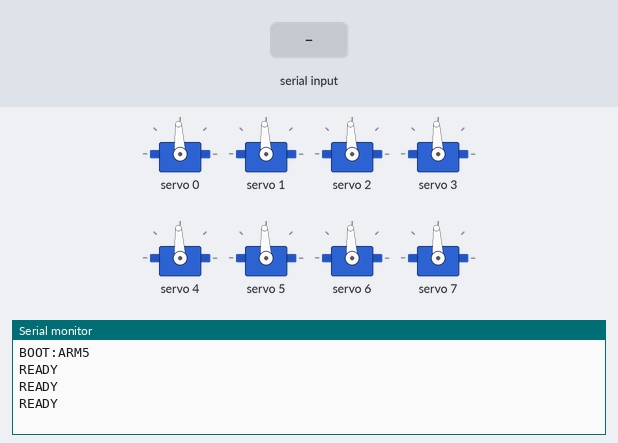
Simulated run of this sketch. Board: Arduino Uno, built with avr-gcc and run on an emulated ATmega328P. Parts: 8 × servo, the last lines printed to the serial monitor. The test bench sets the inputs (shaded band).

Above: at 2.9 s.
3.0 s: "HELLO,1\n" received over Serial
At 3.5 s:
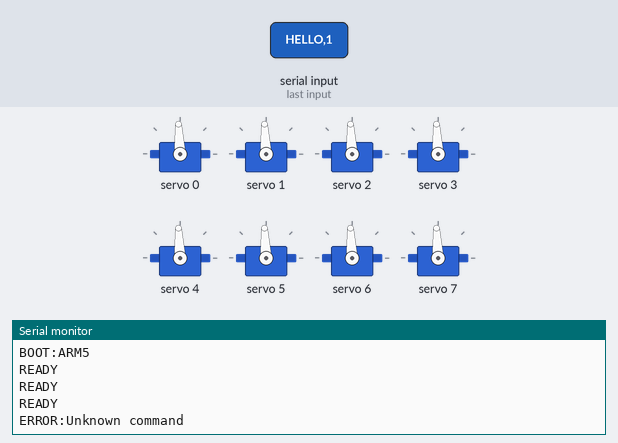
4.5 s: "M,1\n" received over Serial
At 4.66 s:
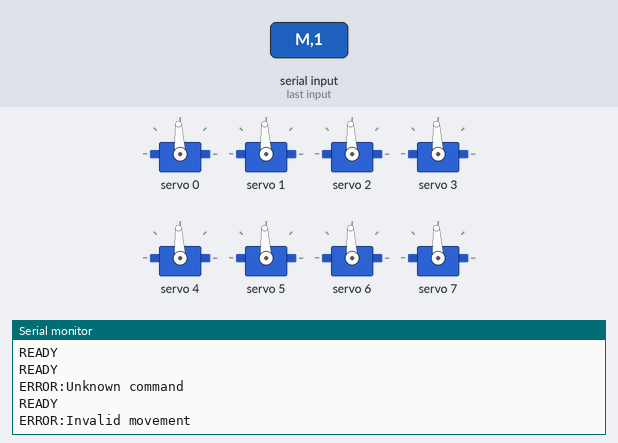
6.0 s: "STOP\n" received over Serial
At 6.6 s:
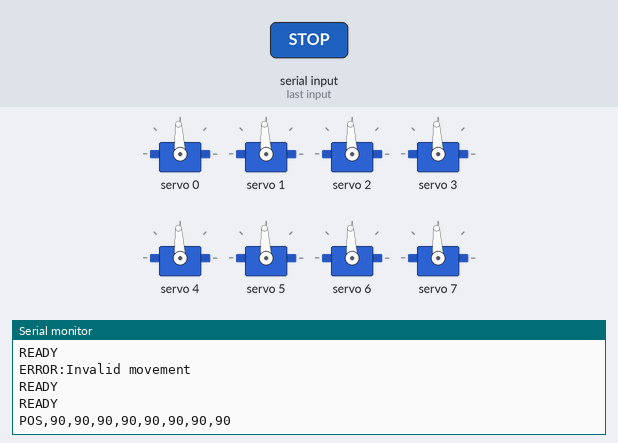

The sketch:

Robotics_arm_servo_withProcessor-Arduino.ino
```cpp
#include <Wire.h>
#include <Adafruit_PWMServoDriver.h>
#include <stdlib.h>
#include <string.h>

Adafruit_PWMServoDriver pwm(0x40);

const byte SERVO_COUNT = 8;
const int MIN_US = 500;
const int MAX_US = 2500;

float position[8];
float beginning[8];
int destination[8];

bool shieldOK = false;
bool moving = false;

long movementID = 0;
unsigned long startedAt = 0;
unsigned long durationMs = 2000;
unsigned long lastUpdate = 0;
unsigned long lastContact = 0;
unsigned long lastAnnouncement = 0;

char lineBuffer[150];
byte lineLength = 0;
bool overflow = false;

void writeServo(byte channel, float angle) {
  angle = constrain(angle, 0.0f, 180.0f);

  int pulse = MIN_US +
    (int)((MAX_US - MIN_US) * angle / 180.0f + 0.5f);

  pwm.writeMicroseconds(channel, pulse);
}

void sendPositions() {
  Serial.print(F("POS"));

  for (byte i = 0; i < SERVO_COUNT; i++) {
    Serial.print(',');
    Serial.print((int)(position[i] + 0.5f));
  }

  Serial.println();
}

void sendReady() {
  if (shieldOK) {
    // Keep the handshake simple.
    Serial.println(F("READY"));
  } else {
    Serial.println(F("ERROR:PCA9685 not found at 0x40"));
  }
}

void stopMovement() {
  moving = false;

  // Leave the PCA9685 generating its latest position pulses.
  sendPositions();
}

void updateMovement() {
  if (!moving || !shieldOK) return;

  float t = (float)(millis() - startedAt) / durationMs;
  if (t > 1.0f) t = 1.0f;

  float smooth = t * t * (3.0f - 2.0f * t);

  for (byte i = 0; i < SERVO_COUNT; i++) {
    position[i] =
      beginning[i] + (destination[i] - beginning[i]) * smooth;

    writeServo(i, position[i]);
  }

  if (t >= 1.0f) {
    moving = false;
    Serial.print(F("DONE,"));
    Serial.println(movementID);
  }
}

bool getNumber(char* text, long &value) {
  if (text == NULL || *text == '\0') return false;

  char* end;
  value = strtol(text, &end, 10);

  return end != text && *end == '\0';
}

void processLine(char* command) {
  if (strcmp(command, "HELLO") == 0) {
    lastContact = millis();
    sendReady();
    return;
  }

  if (!shieldOK) {
    sendReady();
    return;
  }

  if (strcmp(command, "STOP") == 0) {
    lastContact = millis();
    stopMovement();
    return;
  }

  // Format: M,id,duration,angle0,...,angle7
  char* token = strtok(command, ",");

  if (token == NULL || strcmp(token, "M") != 0) {
    Serial.println(F("ERROR:Unknown command"));
    return;
  }

  long newID;
  long newDuration;
  long angles[8];

  if (!getNumber(strtok(NULL, ","), newID) ||
      !getNumber(strtok(NULL, ","), newDuration) ||
      newID < 1 || newDuration < 100 || newDuration > 30000) {
    Serial.println(F("ERROR:Invalid movement"));
    return;
  }

  for (byte i = 0; i < SERVO_COUNT; i++) {
    if (!getNumber(strtok(NULL, ","), angles[i]) ||
        angles[i] < 0 || angles[i] > 180) {
      Serial.println(F("ERROR:Invalid angle"));
      return;
    }
  }

  if (strtok(NULL, ",") != NULL) {
    Serial.println(F("ERROR:Too many angles"));
    return;
  }

  updateMovement();

  for (byte i = 0; i < SERVO_COUNT; i++) {
    beginning[i] = position[i];
    destination[i] = (int)angles[i];
  }

  movementID = newID;
  durationMs = (unsigned long)newDuration;
  startedAt = millis();
  lastContact = millis();
  moving = true;

  Serial.print(F("ACK,"));
  Serial.println(movementID);
}

void setup() {
  Serial.begin(115200);
  Serial.println(F("BOOT:ARM5"));

  shieldOK = pwm.begin();

  for (byte i = 0; i < SERVO_COUNT; i++) {
    position[i] = 90;
    beginning[i] = 90;
    destination[i] = 90;
  }

  if (shieldOK) {
    pwm.setPWMFreq(50);
    delay(100);

    for (byte i = 0; i < SERVO_COUNT; i++) {
      writeServo(i, 90);
      delay(200);
    }
  }

  lastContact = millis();
  sendReady();
}

void loop() {
  if (millis() - lastUpdate >= 20) {
    lastUpdate = millis();
    updateMovement();
  }

  while (Serial.available() > 0) {
    char c = (char)Serial.read();

    if (c == '\r') continue;

    if (c == '\n') {
      if (!overflow && lineLength > 0) {
        lineBuffer[lineLength] = '\0';
        processLine(lineBuffer);
      }

      lineLength = 0;
      overflow = false;
    } else if (!overflow) {
      if (lineLength < sizeof(lineBuffer) - 1) {
        lineBuffer[lineLength++] = c;
      } else {
        overflow = true;
      }
    }
  }

  // Repeat READY so a missed startup message cannot prevent connection.
  if (millis() - lastAnnouncement >= 1000) {
    lastAnnouncement = millis();
    sendReady();
  }

  if (moving && millis() - lastContact > 3000) {
    stopMovement();
    Serial.println(F("NOTICE:Communication timeout; holding"));
  }
}
```

Measured:
- after the input at 3.0 s, the serial monitor: prints a new line at once (image 1)
- after the input at 4.5 s, the serial monitor: prints a new line at once (image 2)
- after the input at 6.0 s, the serial monitor: prints a new line at once (image 3)
